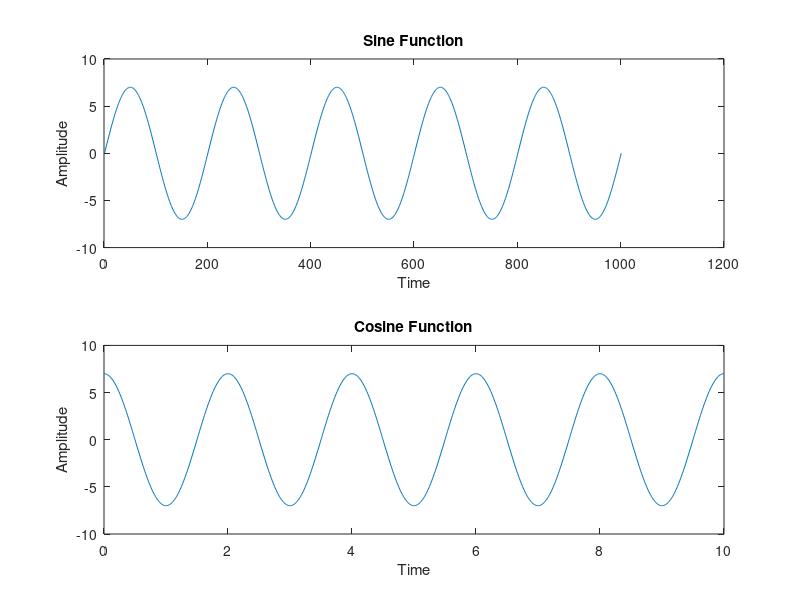

The MATLAB source for this figure:
t=0:0.01:10
a=7
f=0.5
y=a*sin(2*pi*f*t)
subplot(2,1,1)
plot(y)
title("Sine Function")
xlabel("Time")
ylabel("Amplitude")
y=a*cos(2*pi*f*t)
subplot(2,1,2)
plot(t,y)
title("Cosine Function")
xlabel("Time")
ylabel("Amplitude")